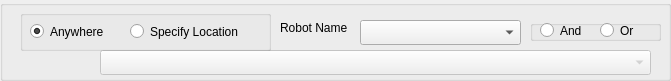
   <widget class="QGroupBox" name="robotLocationGroupBox">
    <property name="geometry">
     <rect>
      <x>20</x>
      <y>190</y>
      <width>671</width>
      <height>81</height>
     </rect>
    </property>
    <property name="font">
     <font>
      <weight>50</weight>
      <bold>false</bold>
     </font>
    </property>
    <property name="alignment">
     <set>Qt::AlignLeading|Qt::AlignLeft|Qt::AlignVCenter</set>
    </property>
    <widget class="QComboBox" name="robotLocationComboBox">
     <property name="enabled">
      <bool>false</bool>
     </property>
     <property name="geometry">
      <rect>
       <x>100</x>
       <y>50</y>
       <width>551</width>
       <height>25</height>
      </rect>
     </property>
    </widget>
    <widget class="QGroupBox" name="groupBox_13">
     <property name="geometry">
      <rect>
       <x>530</x>
       <y>20</y>
       <width>131</width>
       <height>21</height>
      </rect>
     </property>
     <property name="title">
      <string/>
     </property>
     <widget class="QRadioButton" name="robotLocationANDradioButton">
      <property name="geometry">
       <rect>
        <x>10</x>
        <y>0</y>
        <width>61</width>
        <height>21</height>
       </rect>
      </property>
      <property name="text">
       <string>And</string>
      </property>
     </widget>
     <widget class="QRadioButton" name="robotLocationORradioButton">
      <property name="geometry">
       <rect>
        <x>70</x>
        <y>0</y>
        <width>61</width>
        <height>21</height>
       </rect>
      </property>
      <property name="text">
       <string>Or</string>
      </property>
     </widget>
     <widget class="QGroupBox" name="groupBox_14">
      <property name="geometry">
       <rect>
        <x>0</x>
        <y>20</y>
        <width>131</width>
        <height>21</height>
       </rect>
      </property>
      <property name="title">
       <string/>
      </property>
      <widget class="QRadioButton" name="radioButton_29">
       <property name="geometry">
        <rect>
         <x>10</x>
         <y>0</y>
         <width>61</width>
         <height>21</height>
        </rect>
       </property>
       <property name="text">
        <string>And</string>
       </property>
      </widget>
      <widget class="QRadioButton" name="radioButton_30">
       <property name="geometry">
        <rect>
         <x>70</x>
         <y>0</y>
         <width>61</width>
         <height>21</height>
        </rect>
       </property>
       <property name="text">
        <string>Or</string>
       </property>
      </widget>
     </widget>
    </widget>
    <widget class="QGroupBox" name="groupBox_20">
     <property name="geometry">
      <rect>
       <x>20</x>
       <y>10</y>
       <width>251</width>
       <height>41</height>
      </rect>
     </property>
     <property name="title">
      <string/>
     </property>
     <widget class="QRadioButton" name="robotLocationAnyButton">
      <property name="geometry">
       <rect>
        <x>10</x>
        <y>10</y>
        <width>101</width>
        <height>23</height>
       </rect>
      </property>
      <property name="text">
       <string>Anywhere</string>
      </property>
      <property name="checked">
       <bool>true</bool>
      </property>
     </widget>
     <widget class="QRadioButton" name="robotLocationSpecButton">
      <property name="geometry">
       <rect>
        <x>110</x>
        <y>10</y>
        <width>181</width>
        <height>23</height>
       </rect>
      </property>
      <property name="text">
       <string>Specify Location</string>
      </property>
     </widget>
    </widget>
    <widget class="QLabel" name="robotLocationRobotName">
     <property name="geometry">
      <rect>
       <x>280</x>
       <y>20</y>
       <width>81</width>
       <height>16</height>
      </rect>
     </property>
     <property name="text">
      <string>Robot Name</string>
     </property>
    </widget>
    <widget class="QComboBox" name="robotLocationRobotComboBox">
     <property name="enabled">
      <bool>true</bool>
     </property>
     <property name="geometry">
      <rect>
       <x>360</x>
       <y>20</y>
       <width>161</width>
       <height>25</height>
      </rect>
     </property>
    </widget>
   </widget>
